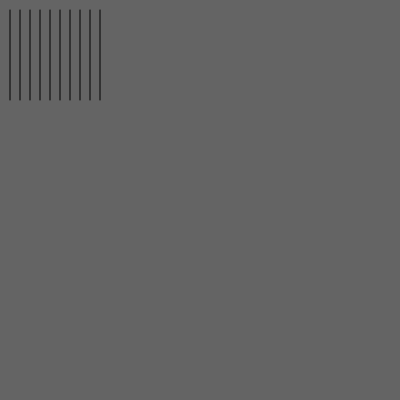
Frame 1 (no input)
Frame 60 (no input): identical to frame 1, image omitted
Frame 120 (the mouse pressed at the canvas centre since frame 60): identical to frame 1, image omitted

The p5.js sketch that drew this single still picture (run headless with seeded random() and noise() and a simulated clock; from frame 60 on, the mouse is pressed at the canvas centre):

// p5.js sketch
// ── sketch.js
function setup() {
  createCanvas(400, 400);
}

function draw() {
  background(100);

  line(10, 10, 10, 100);
  line(20, 10, 20, 100);
  line(30, 10, 30, 100);
  line(40, 10, 40, 100);
  line(50, 10, 50, 100);
  line(60, 10, 60, 100);
  line(70, 10, 70, 100);
  line(80, 10, 80, 100);
  line(90, 10, 90, 100);
  line(100, 10, 100, 100);
}
